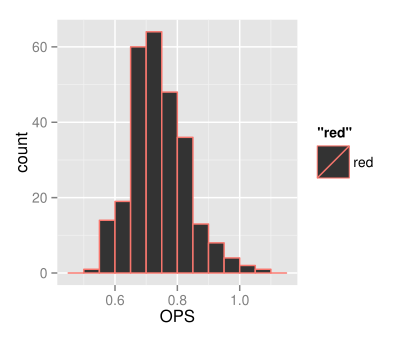

The script that drew this image:

OPS2013 = read.csv("OPS2013.csv")
qplot(OPS, data=OPS2013, geom="histogram", binwidth=0.05, col="red")
